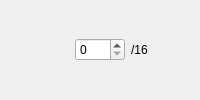
         <widget class="QWidget" name="widget_14" native="true">
          <layout class="QHBoxLayout" name="horizontalLayout_14">
           <property name="leftMargin">
            <number>0</number>
           </property>
           <property name="topMargin">
            <number>0</number>
           </property>
           <property name="rightMargin">
            <number>0</number>
           </property>
           <property name="bottomMargin">
            <number>0</number>
           </property>
           <item>
            <widget class="QLabel" name="label_14">
             <property name="maximumSize">
              <size>
               <width>75</width>
               <height>75</height>
              </size>
             </property>
             <property name="toolTip">
              <string>#6D5BAE_#D5C7E9</string>
             </property>
             <property name="text">
              <string/>
             </property>
             <property name="pixmap">
              <pixmap resource="resource.qrc">:/pairs/pairs/#6D5BAE_#D5C7E9.png</pixmap>
             </property>
             <property name="scaledContents">
              <bool>true</bool>
             </property>
            </widget>
           </item>
           <item>
            <widget class="QSpinBox" name="spinBox_14">
             <property name="maximumSize">
              <size>
               <width>50</width>
               <height>16777215</height>
              </size>
             </property>
             <property name="minimum">
              <number>0</number>
             </property>
             <property name="maximum">
              <number>16</number>
             </property>
            </widget>
           </item>
           <item>
            <widget class="QLabel" name="label_14_2">
             <property name="text">
              <string>/16</string>
             </property>
            </widget>
           </item>
          </layout>
         </widget>
